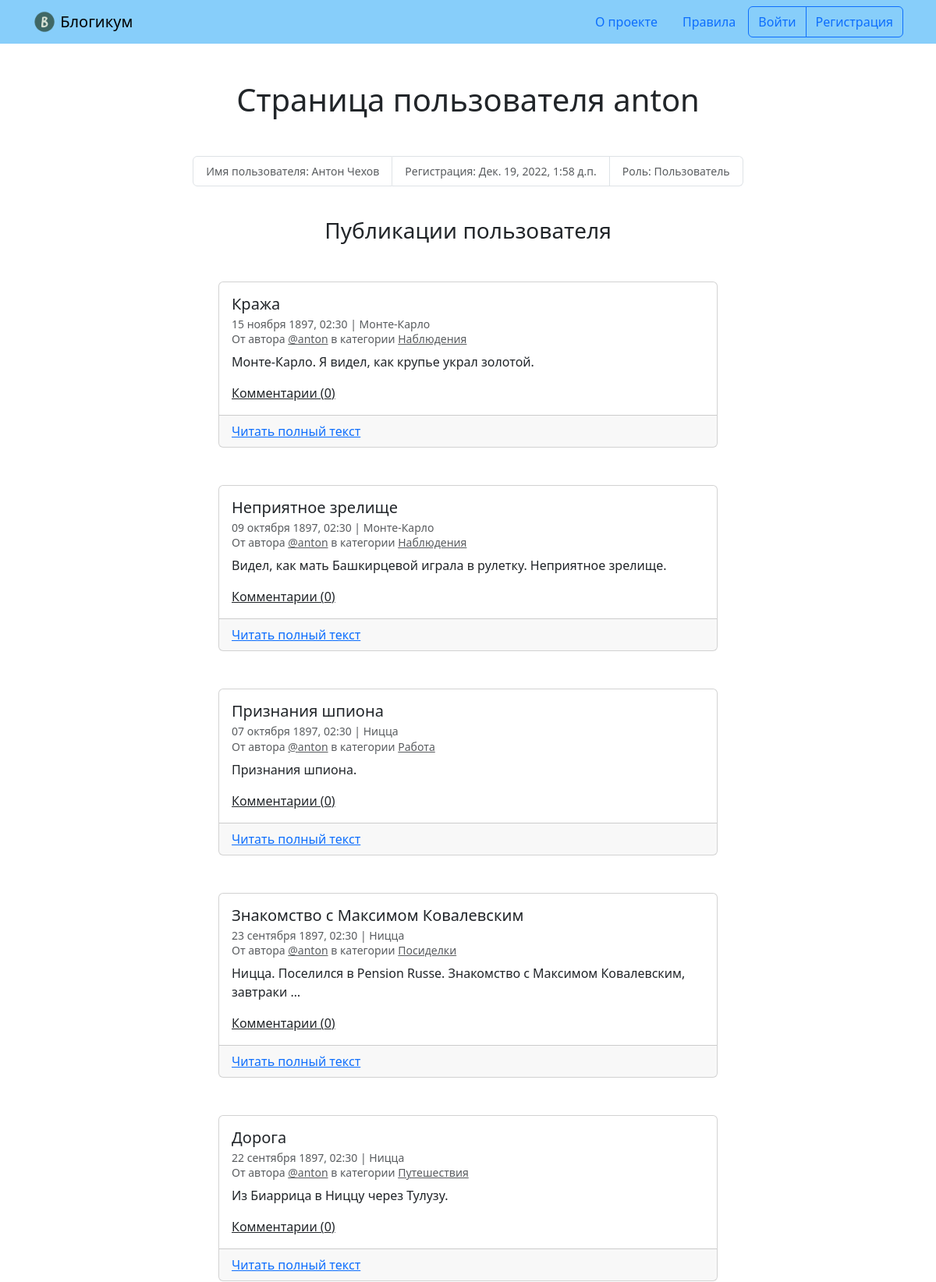
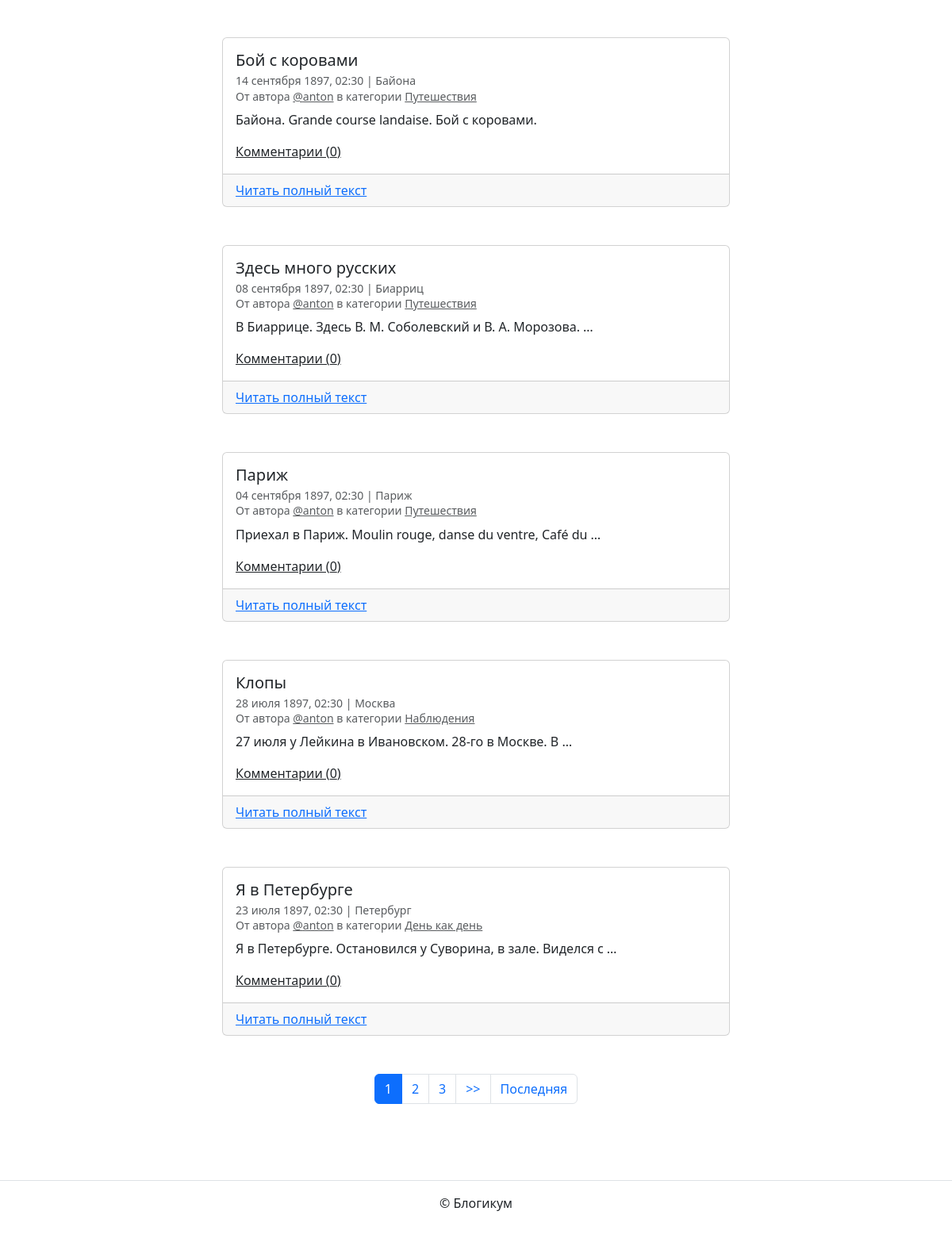
Screenshot of /profile/anton/ with the database file from the repository (2 pictures, top to bottom).
### blog/models.py (models this page shows, shortened)
class BaseModel(models.Model):
    is_published = models.BooleanField(
        default=True,
        verbose_name='Опубликовано',
        help_text='Снимите галочку, чтобы скрыть публикацию.'
    )
    created_at = models.DateTimeField(
        auto_now_add=True,
        verbose_name='Добавлено'
    )
    class Meta:
        abstract = True

class Post(BaseModel):
    title = models.CharField(
        max_length=MX_CHARS,
        verbose_name='Заголовок'
    )
    text = models.TextField(
        verbose_name='Текст'
    )
    pub_date = models.DateTimeField(
        verbose_name='Дата и время публикации',
        help_text='Если установить дату и время в будущем — можно делать '
                  'отложенные публикации.'
    )
    author = models.ForeignKey(
        User,
        on_delete=models.CASCADE,
        verbose_name='Автор публикации',
        related_name='posts'
    )
    location = models.ForeignKey(
        Location,
        on_delete=models.SET_NULL,
        blank=True,
        null=True,
        verbose_name='Местоположение',
        related_name='posts'
    )
    category = models.ForeignKey(
        Category,
        on_delete=models.SET_NULL,
        null=True,
        verbose_name='Категория',
        related_name='posts'
    )
    image = models.ImageField(
        verbose_name='Фото',
        upload_to='post_images',
        blank=True
    )
    class Meta:
        verbose_name = 'публикация'
        verbose_name_plural = 'Публикации'
        ordering = ['-pub_date']

class Location(BaseModel):
    name = models.CharField(
        max_length=MX_CHARS,
        verbose_name='Название места'
    )
    class Meta:
        verbose_name = 'местоположение'
        verbose_name_plural = 'Местоположения'

class Category(BaseModel):
    title = models.CharField(
        max_length=MX_CHARS,
        verbose_name='Заголовок'
    )
    description = models.TextField(
        verbose_name='Описание'
    )
    slug = models.SlugField(
        unique=True,
        verbose_name='Идентификатор',
        help_text='Идентификатор страницы для URL; разрешены символы '
                  'латиницы, цифры, дефис и подчёркивание.'
    )
    class Meta:
        verbose_name = 'категория'
        verbose_name_plural = 'Категории'

### blog/views.py (the view)
# urls.py: path('profile/<str:username>/', views.profile_view,
def profile_view(request, username):
    profile = get_object_or_404(User, username=username)
    user = request.user
    context_posts = base_queryset(
        comment_count=True,
        filtration=profile != user
    ).filter(author_id=profile.pk)
    page_obj = post_paginator(request, context_posts)
    context = {
        'user': user,
        'page_obj': page_obj,
        'profile': profile
    }
    template = 'blog/profile.html'
    return render(request, template, context)

### blog/views.py (called while the page is built)
def base_queryset(comment_count=False, filtration=False):
    queryset = Post.objects.select_related(
        'category',
        'author',
        'location').order_by('-pub_date')
    if filtration:
        queryset = queryset.filter(
            is_published=True,
            category__is_published=True,
            pub_date__lte=timezone.now()
        )
    if comment_count:
        queryset = queryset.annotate(comment_count=Count('commentaries'))
    return queryset

def post_paginator(request, context_posts, page_count=POSTS_PER_PAGE):
    paginator = Paginator(context_posts, page_count)
    page_number = request.GET.get('page')
    page_obj = paginator.get_page(page_number)
    return page_obj

### templates/blog/profile.html (shortened to what this page needs)
{% extends "base.html" %}
{% block content %}
  <h1 class="mb-5 text-center ">Страница пользователя {{ profile.username }}</h1>
  <small>
    <ul class="list-group list-group-horizontal justify-content-center mb-3">
      <li class="list-group-item text-muted">Имя пользователя: {% if profile.get_full_name %}{{ profile.get_full_name }}{% else %}не указано{% endif %}</li>
      <li class="list-group-item text-muted">Регистрация: {{ profile.date_joined }}</li>
      <li class="list-group-item text-muted">Роль: {% if profile.is_staff %}Админ{% else %}Пользователь{% endif %}</li>
    </ul>
  </small>
  <br>
  <h3 class="mb-5 text-center">Публикации пользователя</h3>
  {% for post in page_obj %}
    <article class="mb-5">
      {% include "includes/post_card.html" %}
    </article>
  {% endfor %}
  {% include "includes/paginator.html" %}
{% endblock %}

### templates/includes/post_card.html (shortened to what this page needs)
<div class="col d-flex justify-content-center">
  <div class="card" style="width: 40rem;">
    <div class="card-body">
      <h5 class="card-title">{{ post.title }}</h5>
      <h6 class="card-subtitle mb-2 text-muted">
        <small>
          {{ post.pub_date|date:"d E Y, H:i" }} | {% if post.location and post.location.is_published %}{{ post.location.name }}{% else %}Планета Земля{% endif %}<br>
          От автора <a class="text-muted" href="{% url 'blog:profile' post.author.username %}">@{{ post.author.username }}</a> в
          категории {% include "includes/category_link.html" %}
        </small>
      </h6>
      <p class="card-text">{{ post.text|truncatewords:10 }}</p>
      <a><u>Комментарии ({{ post.comment_count }})</u></a>
    </div>
    <div class="card-footer">
      <a href="{% url 'blog:post_detail' post.id %}" class="card-link">Читать полный текст</a>
    </div>
  </div>
</div>

### templates/includes/category_link.html
<a class="text-muted" href="{% url 'blog:category_posts' post.category.slug %}">
  {{ post.category.title }}
</a>

### rows the page displays
Post: title "Кража", pub_date "15 ноября 1897, 02:30", location.name "Монте-Карло", author.username "anton", category "Наблюдения", text "Монте-Карло. Я видел, как крупье украл золотой.", comment_count "0"
Post: title "Неприятное зрелище", pub_date "09 октября 1897, 02:30", location.name "Монте-Карло", author.username "anton", category "Наблюдения", text "Видел, как мать Башкирцевой играла в рулетку. Неприятное зрелище.", comment_count "0"
Post: title "Признания шпиона", pub_date "07 октября 1897, 02:30", location.name "Ницца", author.username "anton", category "Работа", text "Признания шпиона.", comment_count "0"
Post: title "Знакомство с Максимом Ковалевским", pub_date "23 сентября 1897, 02:30", location.name "Ницца", author.username "anton", category "Посиделки", text "Ницца. Поселился в Pension Russe. Знакомство с Максимом Ковалевским, завтраки …", comment_count "0"
Post: title "Дорога", pub_date "22 сентября 1897, 02:30", location.name "Ницца", author.username "anton", category "Путешествия", text "Из Биаррица в Ниццу через Тулузу.", comment_count "0"
Post: title "Бой с коровами", pub_date "14 сентября 1897, 02:30", location.name "Байона", author.username "anton", category "Путешествия", text "Байона. Grande course landaise. Бой с коровами.", comment_count "0"
Post: title "Здесь много русских", pub_date "08 сентября 1897, 02:30", location.name "Биарриц", author.username "anton", category "Путешествия", text "В Биаррице. Здесь В. М. Соболевский и В. А. Морозова. …", comment_count "0"
Post: title "Париж", pub_date "04 сентября 1897, 02:30", location.name "Париж", author.username "anton", category "Путешествия", text "Приехал в Париж. Moulin rouge, danse du ventre, Café du …", comment_count "0"
Post: title "Клопы", pub_date "28 июля 1897, 02:30", location.name "Москва", author.username "anton", category "Наблюдения", text "27 июля у Лейкина в Ивановском. 28-го в Москве. В …", comment_count "0"
Post: title "Я в Петербурге", pub_date "23 июля 1897, 02:30", location.name "Петербург", author.username "anton", category "День как день", text "Я в Петербурге. Остановился у Суворина, в зале. Виделся с …", comment_count "0"

### other values shown
{{ profile.username }} "anton"
{{ profile.get_full_name }} "Антон Чехов"
{{ profile.date_joined }} "Дек. 19, 2022, 1:58 д.п."
{{ i }} "1"
{{ i }} "2" "3"
